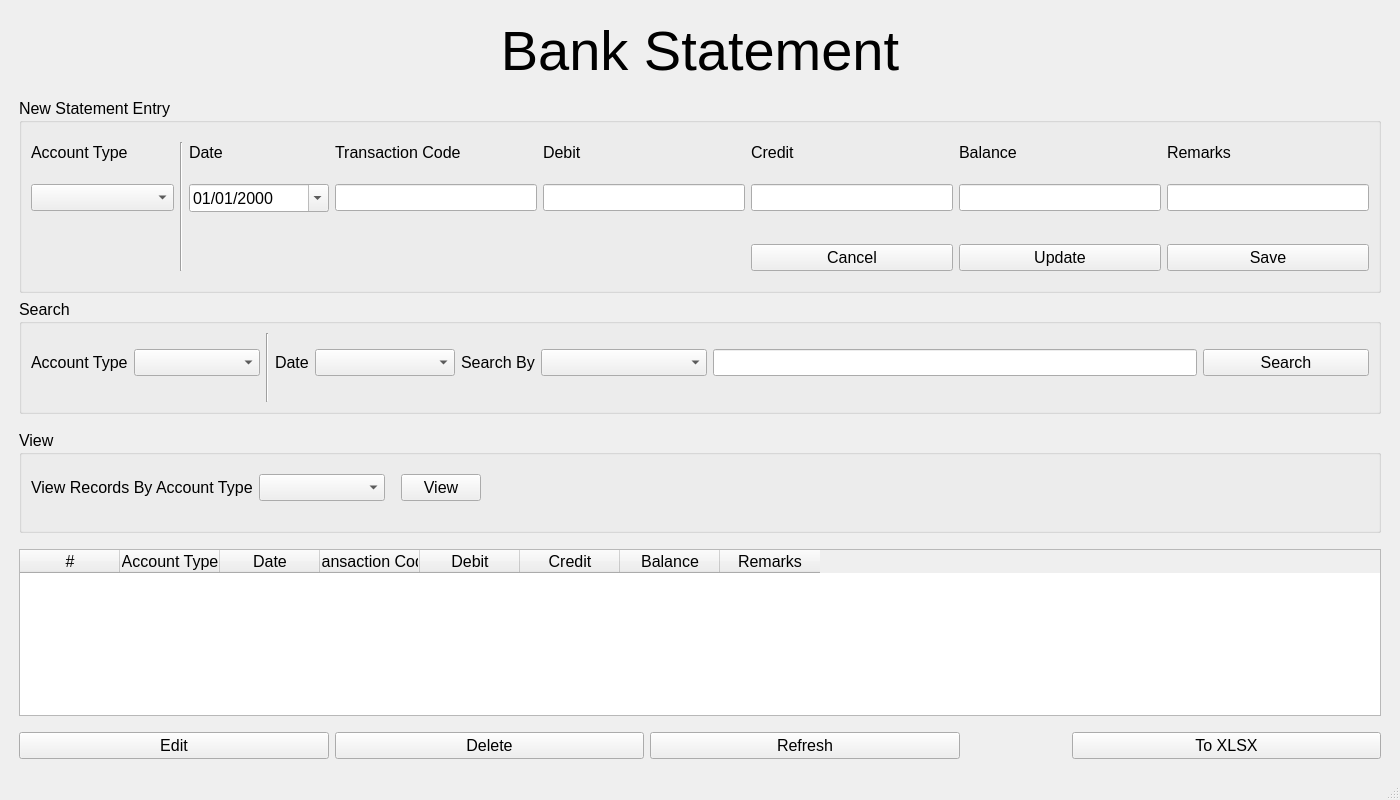
<?xml version="1.0" encoding="UTF-8"?>
<ui version="4.0">
 <class>MainWindow_bank_statement</class>
 <widget class="QMainWindow" name="MainWindow_bank_statement">
  <property name="geometry">
   <rect>
    <x>0</x>
    <y>0</y>
    <width>1400</width>
    <height>800</height>
   </rect>
  </property>
  <property name="windowTitle">
   <string>MainWindow</string>
  </property>
  <widget class="QWidget" name="centralwidget">
   <layout class="QGridLayout" name="gridLayout_4">
    <item row="0" column="0">
     <layout class="QGridLayout" name="gridLayout">
      <item row="10" column="5">
       <widget class="QPushButton" name="pushButton_xlsx">
        <property name="font">
         <font>
          <pointsize>12</pointsize>
         </font>
        </property>
        <property name="text">
         <string>To XLSX</string>
        </property>
       </widget>
      </item>
      <item row="10" column="2">
       <widget class="QPushButton" name="pushButton_delete">
        <property name="font">
         <font>
          <pointsize>12</pointsize>
         </font>
        </property>
        <property name="text">
         <string>Delete</string>
        </property>
       </widget>
      </item>
      <item row="2" column="1">
       <spacer name="verticalSpacer_2">
        <property name="orientation">
         <enum>Qt::Vertical</enum>
        </property>
        <property name="sizeType">
         <enum>QSizePolicy::Fixed</enum>
        </property>
        <property name="sizeHint" stdset="0">
         <size>
          <width>20</width>
          <height>10</height>
         </size>
        </property>
       </spacer>
      </item>
      <item row="0" column="1">
       <spacer name="verticalSpacer">
        <property name="orientation">
         <enum>Qt::Vertical</enum>
        </property>
        <property name="sizeType">
         <enum>QSizePolicy::Fixed</enum>
        </property>
        <property name="sizeHint" stdset="0">
         <size>
          <width>20</width>
          <height>10</height>
         </size>
        </property>
       </spacer>
      </item>
      <item row="9" column="1">
       <spacer name="verticalSpacer_11">
        <property name="orientation">
         <enum>Qt::Vertical</enum>
        </property>
        <property name="sizeType">
         <enum>QSizePolicy::Fixed</enum>
        </property>
        <property name="sizeHint" stdset="0">
         <size>
          <width>20</width>
          <height>10</height>
         </size>
        </property>
       </spacer>
      </item>
      <item row="10" column="4">
       <spacer name="horizontalSpacer_7">
        <property name="orientation">
         <enum>Qt::Horizontal</enum>
        </property>
        <property name="sizeType">
         <enum>QSizePolicy::Fixed</enum>
        </property>
        <property name="sizeHint" stdset="0">
         <size>
          <width>100</width>
          <height>20</height>
         </size>
        </property>
       </spacer>
      </item>
      <item row="10" column="0">
       <spacer name="horizontalSpacer">
        <property name="orientation">
         <enum>Qt::Horizontal</enum>
        </property>
        <property name="sizeType">
         <enum>QSizePolicy::Fixed</enum>
        </property>
        <property name="sizeHint" stdset="0">
         <size>
          <width>10</width>
          <height>20</height>
         </size>
        </property>
       </spacer>
      </item>
      <item row="10" column="6">
       <spacer name="horizontalSpacer_2">
        <property name="orientation">
         <enum>Qt::Horizontal</enum>
        </property>
        <property name="sizeType">
         <enum>QSizePolicy::Fixed</enum>
        </property>
        <property name="sizeHint" stdset="0">
         <size>
          <width>10</width>
          <height>20</height>
         </size>
        </property>
       </spacer>
      </item>
      <item row="10" column="1">
       <widget class="QPushButton" name="pushButton_edit">
        <property name="font">
         <font>
          <pointsize>12</pointsize>
         </font>
        </property>
        <property name="text">
         <string>Edit</string>
        </property>
       </widget>
      </item>
      <item row="3" column="1" colspan="5">
       <widget class="QGroupBox" name="groupBox">
        <property name="font">
         <font>
          <pointsize>12</pointsize>
         </font>
        </property>
        <property name="title">
         <string>New Statement Entry</string>
        </property>
        <layout class="QGridLayout" name="gridLayout_5">
         <item row="2" column="0">
          <spacer name="verticalSpacer_6">
           <property name="orientation">
            <enum>Qt::Vertical</enum>
           </property>
           <property name="sizeType">
            <enum>QSizePolicy::Fixed</enum>
           </property>
           <property name="sizeHint" stdset="0">
            <size>
             <width>20</width>
             <height>10</height>
            </size>
           </property>
          </spacer>
         </item>
         <item row="0" column="0">
          <spacer name="verticalSpacer_3">
           <property name="orientation">
            <enum>Qt::Vertical</enum>
           </property>
           <property name="sizeType">
            <enum>QSizePolicy::Fixed</enum>
           </property>
           <property name="sizeHint" stdset="0">
            <size>
             <width>20</width>
             <height>10</height>
            </size>
           </property>
          </spacer>
         </item>
         <item row="1" column="0">
          <layout class="QGridLayout" name="gridLayout_2">
           <item row="1" column="6">
            <spacer name="verticalSpacer_4">
             <property name="orientation">
              <enum>Qt::Vertical</enum>
             </property>
             <property name="sizeType">
              <enum>QSizePolicy::Fixed</enum>
             </property>
             <property name="sizeHint" stdset="0">
              <size>
               <width>20</width>
               <height>10</height>
              </size>
             </property>
            </spacer>
           </item>
           <item row="0" column="0">
            <widget class="QLabel" name="label_9">
             <property name="font">
              <font>
               <pointsize>12</pointsize>
              </font>
             </property>
             <property name="text">
              <string>Account Type</string>
             </property>
            </widget>
           </item>
           <item row="0" column="2" rowspan="5">
            <widget class="Line" name="line">
             <property name="orientation">
              <enum>Qt::Vertical</enum>
             </property>
            </widget>
           </item>
           <item row="0" column="7">
            <widget class="QLabel" name="label_5">
             <property name="font">
              <font>
               <pointsize>12</pointsize>
              </font>
             </property>
             <property name="text">
              <string>Credit</string>
             </property>
            </widget>
           </item>
           <item row="2" column="7">
            <widget class="QLineEdit" name="lineEdit_credit">
             <property name="font">
              <font>
               <pointsize>12</pointsize>
              </font>
             </property>
            </widget>
           </item>
           <item row="0" column="6">
            <widget class="QLabel" name="label_4">
             <property name="font">
              <font>
               <pointsize>12</pointsize>
              </font>
             </property>
             <property name="text">
              <string>Debit</string>
             </property>
            </widget>
           </item>
           <item row="0" column="9">
            <widget class="QLabel" name="label_7">
             <property name="font">
              <font>
               <pointsize>12</pointsize>
              </font>
             </property>
             <property name="text">
              <string>Remarks</string>
             </property>
            </widget>
           </item>
           <item row="2" column="8">
            <widget class="QLineEdit" name="lineEdit_balance">
             <property name="font">
              <font>
               <pointsize>12</pointsize>
              </font>
             </property>
            </widget>
           </item>
           <item row="2" column="5">
            <widget class="QLineEdit" name="lineEdit_transaction_code">
             <property name="font">
              <font>
               <pointsize>12</pointsize>
              </font>
             </property>
            </widget>
           </item>
           <item row="0" column="4">
            <widget class="QLabel" name="label_2">
             <property name="font">
              <font>
               <pointsize>12</pointsize>
              </font>
             </property>
             <property name="text">
              <string>Date</string>
             </property>
            </widget>
           </item>
           <item row="4" column="9">
            <widget class="QPushButton" name="pushButton_save">
             <property name="font">
              <font>
               <pointsize>12</pointsize>
              </font>
             </property>
             <property name="text">
              <string>Save</string>
             </property>
            </widget>
           </item>
           <item row="2" column="4">
            <widget class="QDateEdit" name="dateEdit">
             <property name="font">
              <font>
               <pointsize>12</pointsize>
              </font>
             </property>
             <property name="displayFormat">
              <string>dd/MM/yyyy</string>
             </property>
             <property name="calendarPopup">
              <bool>true</bool>
             </property>
            </widget>
           </item>
           <item row="3" column="6">
            <spacer name="verticalSpacer_5">
             <property name="orientation">
              <enum>Qt::Vertical</enum>
             </property>
             <property name="sizeType">
              <enum>QSizePolicy::Fixed</enum>
             </property>
             <property name="sizeHint" stdset="0">
              <size>
               <width>20</width>
               <height>10</height>
              </size>
             </property>
            </spacer>
           </item>
           <item row="0" column="5">
            <widget class="QLabel" name="label_3">
             <property name="font">
              <font>
               <pointsize>12</pointsize>
              </font>
             </property>
             <property name="text">
              <string>Transaction Code</string>
             </property>
            </widget>
           </item>
           <item row="2" column="6">
            <widget class="QLineEdit" name="lineEdit_debit">
             <property name="font">
              <font>
               <pointsize>12</pointsize>
              </font>
             </property>
            </widget>
           </item>
           <item row="0" column="8">
            <widget class="QLabel" name="label_6">
             <property name="font">
              <font>
               <pointsize>12</pointsize>
              </font>
             </property>
             <property name="text">
              <string>Balance</string>
             </property>
            </widget>
           </item>
           <item row="2" column="9">
            <widget class="QLineEdit" name="lineEdit_remarks">
             <property name="font">
              <font>
               <pointsize>12</pointsize>
              </font>
             </property>
            </widget>
           </item>
           <item row="0" column="1">
            <spacer name="horizontalSpacer_9">
             <property name="orientation">
              <enum>Qt::Horizontal</enum>
             </property>
             <property name="sizeType">
              <enum>QSizePolicy::Fixed</enum>
             </property>
             <property name="sizeHint" stdset="0">
              <size>
               <width>40</width>
               <height>20</height>
              </size>
             </property>
            </spacer>
           </item>
           <item row="2" column="0" colspan="2">
            <widget class="QComboBox" name="comboBox_account_type">
             <property name="font">
              <font>
               <pointsize>12</pointsize>
              </font>
             </property>
            </widget>
           </item>
           <item row="4" column="8">
            <widget class="QPushButton" name="pushButton_update">
             <property name="font">
              <font>
               <pointsize>12</pointsize>
              </font>
             </property>
             <property name="text">
              <string>Update</string>
             </property>
            </widget>
           </item>
           <item row="3" column="4">
            <spacer name="horizontalSpacer_12">
             <property name="orientation">
              <enum>Qt::Horizontal</enum>
             </property>
             <property name="sizeType">
              <enum>QSizePolicy::Fixed</enum>
             </property>
             <property name="sizeHint" stdset="0">
              <size>
               <width>140</width>
               <height>20</height>
              </size>
             </property>
            </spacer>
           </item>
           <item row="4" column="7">
            <widget class="QPushButton" name="pushButton_cancel">
             <property name="font">
              <font>
               <pointsize>12</pointsize>
              </font>
             </property>
             <property name="text">
              <string>Cancel</string>
             </property>
            </widget>
           </item>
          </layout>
         </item>
        </layout>
       </widget>
      </item>
      <item row="7" column="1">
       <spacer name="verticalSpacer_10">
        <property name="orientation">
         <enum>Qt::Vertical</enum>
        </property>
        <property name="sizeType">
         <enum>QSizePolicy::Fixed</enum>
        </property>
        <property name="sizeHint" stdset="0">
         <size>
          <width>20</width>
          <height>10</height>
         </size>
        </property>
       </spacer>
      </item>
      <item row="11" column="1">
       <spacer name="verticalSpacer_12">
        <property name="orientation">
         <enum>Qt::Vertical</enum>
        </property>
        <property name="sizeType">
         <enum>QSizePolicy::Fixed</enum>
        </property>
        <property name="sizeHint" stdset="0">
         <size>
          <width>20</width>
          <height>10</height>
         </size>
        </property>
       </spacer>
      </item>
      <item row="10" column="3">
       <widget class="QPushButton" name="pushButton_refresh">
        <property name="font">
         <font>
          <pointsize>12</pointsize>
         </font>
        </property>
        <property name="text">
         <string>Refresh</string>
        </property>
       </widget>
      </item>
      <item row="1" column="1" colspan="5">
       <widget class="QLabel" name="label">
        <property name="font">
         <font>
          <pointsize>42</pointsize>
         </font>
        </property>
        <property name="text">
         <string>Bank Statement</string>
        </property>
        <property name="alignment">
         <set>Qt::AlignCenter</set>
        </property>
       </widget>
      </item>
      <item row="8" column="1" colspan="5">
       <widget class="QTableWidget" name="tableWidget">
        <property name="sizePolicy">
         <sizepolicy hsizetype="Expanding" vsizetype="Expanding">
          <horstretch>0</horstretch>
          <verstretch>0</verstretch>
         </sizepolicy>
        </property>
        <property name="font">
         <font>
          <pointsize>12</pointsize>
         </font>
        </property>
        <column>
         <property name="text">
          <string>#</string>
         </property>
         <property name="font">
          <font>
           <pointsize>12</pointsize>
          </font>
         </property>
        </column>
        <column>
         <property name="text">
          <string>Account Type</string>
         </property>
         <property name="font">
          <font>
           <pointsize>12</pointsize>
          </font>
         </property>
        </column>
        <column>
         <property name="text">
          <string>Date</string>
         </property>
         <property name="font">
          <font>
           <pointsize>12</pointsize>
          </font>
         </property>
        </column>
        <column>
         <property name="text">
          <string>Transaction Code</string>
         </property>
         <property name="font">
          <font>
           <pointsize>12</pointsize>
          </font>
         </property>
        </column>
        <column>
         <property name="text">
          <string>Debit</string>
         </property>
         <property name="font">
          <font>
           <pointsize>12</pointsize>
          </font>
         </property>
        </column>
        <column>
         <property name="text">
          <string>Credit</string>
         </property>
         <property name="font">
          <font>
           <pointsize>12</pointsize>
          </font>
         </property>
        </column>
        <column>
         <property name="text">
          <string>Balance</string>
         </property>
         <property name="font">
          <font>
           <pointsize>12</pointsize>
          </font>
         </property>
        </column>
        <column>
         <property name="text">
          <string>Remarks</string>
         </property>
         <property name="font">
          <font>
           <pointsize>12</pointsize>
          </font>
         </property>
        </column>
       </widget>
      </item>
      <item row="4" column="1" colspan="5">
       <widget class="QGroupBox" name="groupBox_2">
        <property name="sizePolicy">
         <sizepolicy hsizetype="Preferred" vsizetype="Preferred">
          <horstretch>0</horstretch>
          <verstretch>0</verstretch>
         </sizepolicy>
        </property>
        <property name="font">
         <font>
          <pointsize>12</pointsize>
         </font>
        </property>
        <property name="title">
         <string>Search</string>
        </property>
        <layout class="QHBoxLayout" name="horizontalLayout">
         <item>
          <layout class="QGridLayout" name="gridLayout_3">
           <item row="1" column="0">
            <widget class="QLabel" name="label_10">
             <property name="font">
              <font>
               <pointsize>12</pointsize>
              </font>
             </property>
             <property name="text">
              <string>Account Type</string>
             </property>
            </widget>
           </item>
           <item row="2" column="8">
            <spacer name="horizontalSpacer_4">
             <property name="orientation">
              <enum>Qt::Horizontal</enum>
             </property>
             <property name="sizeType">
              <enum>QSizePolicy::Fixed</enum>
             </property>
             <property name="sizeHint" stdset="0">
              <size>
               <width>80</width>
               <height>20</height>
              </size>
             </property>
            </spacer>
           </item>
           <item row="0" column="9">
            <spacer name="verticalSpacer_7">
             <property name="orientation">
              <enum>Qt::Vertical</enum>
             </property>
             <property name="sizeType">
              <enum>QSizePolicy::Fixed</enum>
             </property>
             <property name="sizeHint" stdset="0">
              <size>
               <width>20</width>
               <height>10</height>
              </size>
             </property>
            </spacer>
           </item>
           <item row="2" column="2">
            <spacer name="horizontalSpacer_8">
             <property name="orientation">
              <enum>Qt::Horizontal</enum>
             </property>
             <property name="sizeType">
              <enum>QSizePolicy::Fixed</enum>
             </property>
             <property name="sizeHint" stdset="0">
              <size>
               <width>40</width>
               <height>20</height>
              </size>
             </property>
            </spacer>
           </item>
           <item row="2" column="9">
            <spacer name="verticalSpacer_9">
             <property name="orientation">
              <enum>Qt::Vertical</enum>
             </property>
             <property name="sizeType">
              <enum>QSizePolicy::Fixed</enum>
             </property>
             <property name="sizeHint" stdset="0">
              <size>
               <width>20</width>
               <height>10</height>
              </size>
             </property>
            </spacer>
           </item>
           <item row="2" column="7">
            <spacer name="horizontalSpacer_5">
             <property name="orientation">
              <enum>Qt::Horizontal</enum>
             </property>
             <property name="sizeType">
              <enum>QSizePolicy::Fixed</enum>
             </property>
             <property name="sizeHint" stdset="0">
              <size>
               <width>80</width>
               <height>20</height>
              </size>
             </property>
            </spacer>
           </item>
           <item row="2" column="10">
            <spacer name="horizontalSpacer_11">
             <property name="orientation">
              <enum>Qt::Horizontal</enum>
             </property>
             <property name="sizeType">
              <enum>QSizePolicy::Fixed</enum>
             </property>
             <property name="sizeHint" stdset="0">
              <size>
               <width>80</width>
               <height>20</height>
              </size>
             </property>
            </spacer>
           </item>
           <item row="1" column="4">
            <widget class="QLabel" name="label_12">
             <property name="font">
              <font>
               <pointsize>12</pointsize>
              </font>
             </property>
             <property name="text">
              <string>Date</string>
             </property>
            </widget>
           </item>
           <item row="2" column="1">
            <spacer name="horizontalSpacer_6">
             <property name="orientation">
              <enum>Qt::Horizontal</enum>
             </property>
             <property name="sizeType">
              <enum>QSizePolicy::Fixed</enum>
             </property>
             <property name="sizeHint" stdset="0">
              <size>
               <width>80</width>
               <height>20</height>
              </size>
             </property>
            </spacer>
           </item>
           <item row="0" column="3" rowspan="3">
            <widget class="Line" name="line_2">
             <property name="orientation">
              <enum>Qt::Vertical</enum>
             </property>
            </widget>
           </item>
           <item row="1" column="6">
            <widget class="QLabel" name="label_8">
             <property name="font">
              <font>
               <pointsize>12</pointsize>
              </font>
             </property>
             <property name="text">
              <string>Search By</string>
             </property>
            </widget>
           </item>
           <item row="1" column="7" colspan="2">
            <widget class="QComboBox" name="comboBox_search_by">
             <property name="font">
              <font>
               <pointsize>12</pointsize>
              </font>
             </property>
            </widget>
           </item>
           <item row="1" column="9">
            <widget class="QLineEdit" name="lineEdit_search_by">
             <property name="font">
              <font>
               <pointsize>12</pointsize>
              </font>
             </property>
            </widget>
           </item>
           <item row="1" column="10" colspan="2">
            <widget class="QPushButton" name="pushButton_search">
             <property name="font">
              <font>
               <pointsize>12</pointsize>
              </font>
             </property>
             <property name="text">
              <string>Search</string>
             </property>
            </widget>
           </item>
           <item row="2" column="11">
            <spacer name="horizontalSpacer_10">
             <property name="orientation">
              <enum>Qt::Horizontal</enum>
             </property>
             <property name="sizeType">
              <enum>QSizePolicy::Fixed</enum>
             </property>
             <property name="sizeHint" stdset="0">
              <size>
               <width>80</width>
               <height>20</height>
              </size>
             </property>
            </spacer>
           </item>
           <item row="1" column="1" colspan="2">
            <widget class="QComboBox" name="comboBox_account_type_search">
             <property name="font">
              <font>
               <pointsize>12</pointsize>
              </font>
             </property>
            </widget>
           </item>
           <item row="1" column="5">
            <widget class="QComboBox" name="comboBox_date_search">
             <property name="font">
              <font>
               <pointsize>12</pointsize>
              </font>
             </property>
            </widget>
           </item>
           <item row="2" column="5">
            <spacer name="horizontalSpacer_20">
             <property name="orientation">
              <enum>Qt::Horizontal</enum>
             </property>
             <property name="sizeType">
              <enum>QSizePolicy::Fixed</enum>
             </property>
             <property name="sizeHint" stdset="0">
              <size>
               <width>140</width>
               <height>20</height>
              </size>
             </property>
            </spacer>
           </item>
          </layout>
         </item>
        </layout>
       </widget>
      </item>
      <item row="5" column="1">
       <spacer name="verticalSpacer_14">
        <property name="orientation">
         <enum>Qt::Vertical</enum>
        </property>
        <property name="sizeType">
         <enum>QSizePolicy::Fixed</enum>
        </property>
        <property name="sizeHint" stdset="0">
         <size>
          <width>20</width>
          <height>10</height>
         </size>
        </property>
       </spacer>
      </item>
      <item row="6" column="1" colspan="5">
       <widget class="QGroupBox" name="groupBox_3">
        <property name="sizePolicy">
         <sizepolicy hsizetype="Preferred" vsizetype="Preferred">
          <horstretch>0</horstretch>
          <verstretch>0</verstretch>
         </sizepolicy>
        </property>
        <property name="font">
         <font>
          <pointsize>12</pointsize>
         </font>
        </property>
        <property name="title">
         <string>View</string>
        </property>
        <layout class="QHBoxLayout" name="horizontalLayout_2">
         <item>
          <layout class="QGridLayout" name="gridLayout_6">
           <item row="2" column="4">
            <spacer name="horizontalSpacer_13">
             <property name="orientation">
              <enum>Qt::Horizontal</enum>
             </property>
             <property name="sizeType">
              <enum>QSizePolicy::Fixed</enum>
             </property>
             <property name="sizeHint" stdset="0">
              <size>
               <width>80</width>
               <height>20</height>
              </size>
             </property>
            </spacer>
           </item>
           <item row="2" column="2">
            <spacer name="horizontalSpacer_14">
             <property name="orientation">
              <enum>Qt::Horizontal</enum>
             </property>
             <property name="sizeType">
              <enum>QSizePolicy::Fixed</enum>
             </property>
             <property name="sizeHint" stdset="0">
              <size>
               <width>40</width>
               <height>20</height>
              </size>
             </property>
            </spacer>
           </item>
           <item row="2" column="3">
            <spacer name="horizontalSpacer_15">
             <property name="orientation">
              <enum>Qt::Horizontal</enum>
             </property>
             <property name="sizeType">
              <enum>QSizePolicy::Fixed</enum>
             </property>
             <property name="sizeHint" stdset="0">
              <size>
               <width>10</width>
               <height>20</height>
              </size>
             </property>
            </spacer>
           </item>
           <item row="0" column="5">
            <spacer name="verticalSpacer_8">
             <property name="orientation">
              <enum>Qt::Vertical</enum>
             </property>
             <property name="sizeType">
              <enum>QSizePolicy::Fixed</enum>
             </property>
             <property name="sizeHint" stdset="0">
              <size>
               <width>20</width>
               <height>10</height>
              </size>
             </property>
            </spacer>
           </item>
           <item row="1" column="1" colspan="2">
            <widget class="QComboBox" name="comboBox_view_by">
             <property name="font">
              <font>
               <pointsize>12</pointsize>
              </font>
             </property>
            </widget>
           </item>
           <item row="2" column="6">
            <spacer name="horizontalSpacer_18">
             <property name="orientation">
              <enum>Qt::Horizontal</enum>
             </property>
             <property name="sizeType">
              <enum>QSizePolicy::Fixed</enum>
             </property>
             <property name="sizeHint" stdset="0">
              <size>
               <width>80</width>
               <height>20</height>
              </size>
             </property>
            </spacer>
           </item>
           <item row="1" column="0">
            <widget class="QLabel" name="label_11">
             <property name="font">
              <font>
               <pointsize>12</pointsize>
              </font>
             </property>
             <property name="text">
              <string>View Records By Account Type</string>
             </property>
            </widget>
           </item>
           <item row="2" column="1">
            <spacer name="horizontalSpacer_16">
             <property name="orientation">
              <enum>Qt::Horizontal</enum>
             </property>
             <property name="sizeType">
              <enum>QSizePolicy::Fixed</enum>
             </property>
             <property name="sizeHint" stdset="0">
              <size>
               <width>80</width>
               <height>20</height>
              </size>
             </property>
            </spacer>
           </item>
           <item row="2" column="7">
            <spacer name="horizontalSpacer_17">
             <property name="orientation">
              <enum>Qt::Horizontal</enum>
             </property>
             <property name="sizeType">
              <enum>QSizePolicy::Fixed</enum>
             </property>
             <property name="sizeHint" stdset="0">
              <size>
               <width>80</width>
               <height>20</height>
              </size>
             </property>
            </spacer>
           </item>
           <item row="2" column="5">
            <spacer name="verticalSpacer_13">
             <property name="orientation">
              <enum>Qt::Vertical</enum>
             </property>
             <property name="sizeType">
              <enum>QSizePolicy::Fixed</enum>
             </property>
             <property name="sizeHint" stdset="0">
              <size>
               <width>20</width>
               <height>10</height>
              </size>
             </property>
            </spacer>
           </item>
           <item row="1" column="4">
            <widget class="QPushButton" name="pushButton_view">
             <property name="font">
              <font>
               <pointsize>12</pointsize>
              </font>
             </property>
             <property name="text">
              <string>View</string>
             </property>
            </widget>
           </item>
           <item row="1" column="5">
            <spacer name="horizontalSpacer_19">
             <property name="orientation">
              <enum>Qt::Horizontal</enum>
             </property>
             <property name="sizeType">
              <enum>QSizePolicy::Expanding</enum>
             </property>
             <property name="sizeHint" stdset="0">
              <size>
               <width>80</width>
               <height>20</height>
              </size>
             </property>
            </spacer>
           </item>
          </layout>
         </item>
        </layout>
       </widget>
      </item>
     </layout>
    </item>
   </layout>
  </widget>
  <widget class="QStatusBar" name="statusbar"/>
 </widget>
 <tabstops>
  <tabstop>comboBox_account_type</tabstop>
  <tabstop>dateEdit</tabstop>
  <tabstop>lineEdit_transaction_code</tabstop>
  <tabstop>lineEdit_debit</tabstop>
  <tabstop>lineEdit_credit</tabstop>
  <tabstop>lineEdit_balance</tabstop>
  <tabstop>lineEdit_remarks</tabstop>
  <tabstop>pushButton_cancel</tabstop>
  <tabstop>pushButton_update</tabstop>
  <tabstop>pushButton_save</tabstop>
  <tabstop>comboBox_account_type_search</tabstop>
  <tabstop>comboBox_date_search</tabstop>
  <tabstop>comboBox_search_by</tabstop>
  <tabstop>lineEdit_search_by</tabstop>
  <tabstop>pushButton_search</tabstop>
  <tabstop>comboBox_view_by</tabstop>
  <tabstop>pushButton_view</tabstop>
  <tabstop>tableWidget</tabstop>
  <tabstop>pushButton_edit</tabstop>
  <tabstop>pushButton_delete</tabstop>
  <tabstop>pushButton_refresh</tabstop>
  <tabstop>pushButton_xlsx</tabstop>
 </tabstops>
 <resources/>
 <connections/>
</ui>
